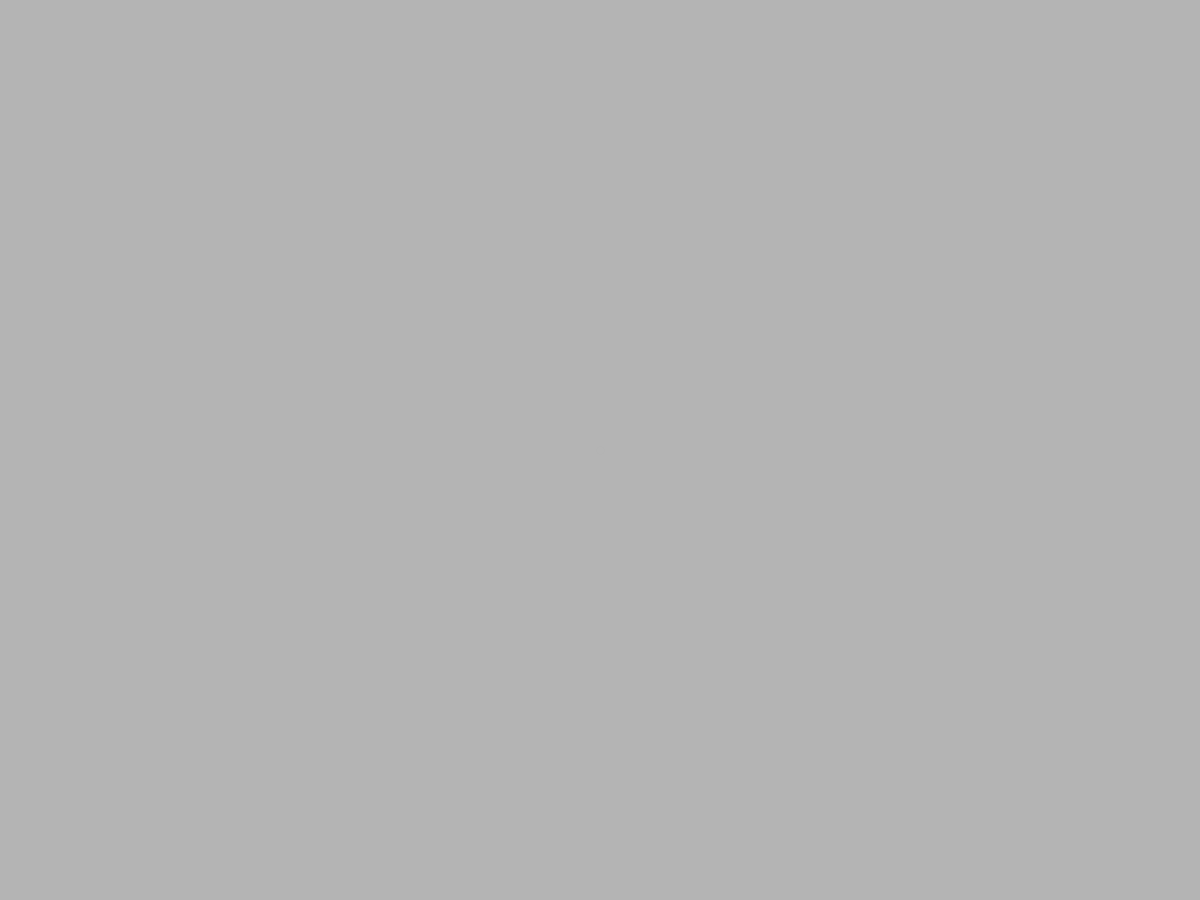
Frame 1 (no input)
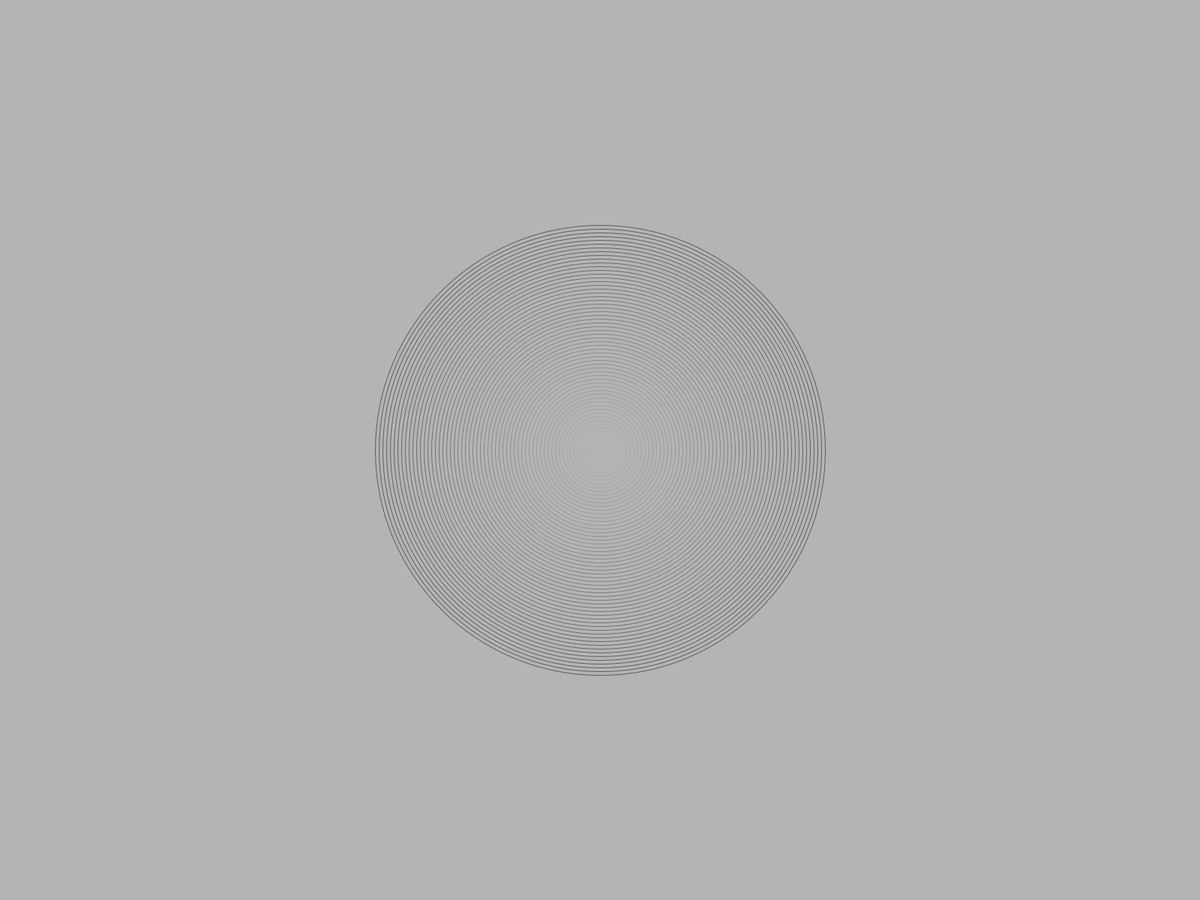
Frame 60 (the mouse pressed at the canvas centre just before this capture)
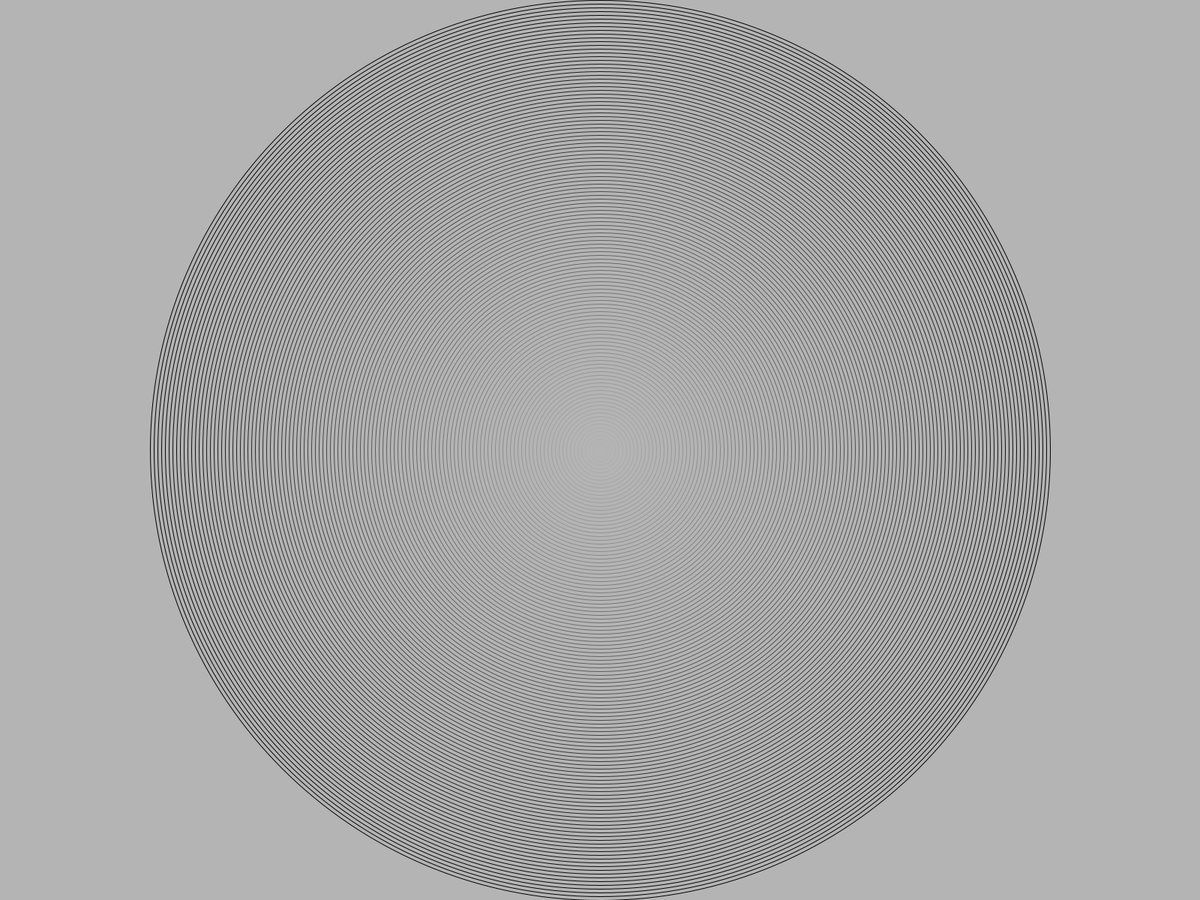
Frame 120 (the mouse held since frame 60 and released just before this capture)

The Processing sketch that drew these frames (run headless with seeded random() and noise(); from frame 60 on, the mouse is pressed at the canvas centre):

// Processing sketch: shading_circles
// ── shading_circles.pde
int diam = 10;
float centX, centY;
float maxDiam;
void setup() {
  fullScreen();
  background(180);
  strokeWeight(1);
  noFill();
  centX = width/2;
  centY = height/2;
  maxDiam = height;
}

void draw() {
  if (diam <= maxDiam) {
    stroke(0, 0, 0, 255 * (diam / maxDiam));
    ellipse(centX, centY, diam, diam);
    diam += 10;
  }
}
